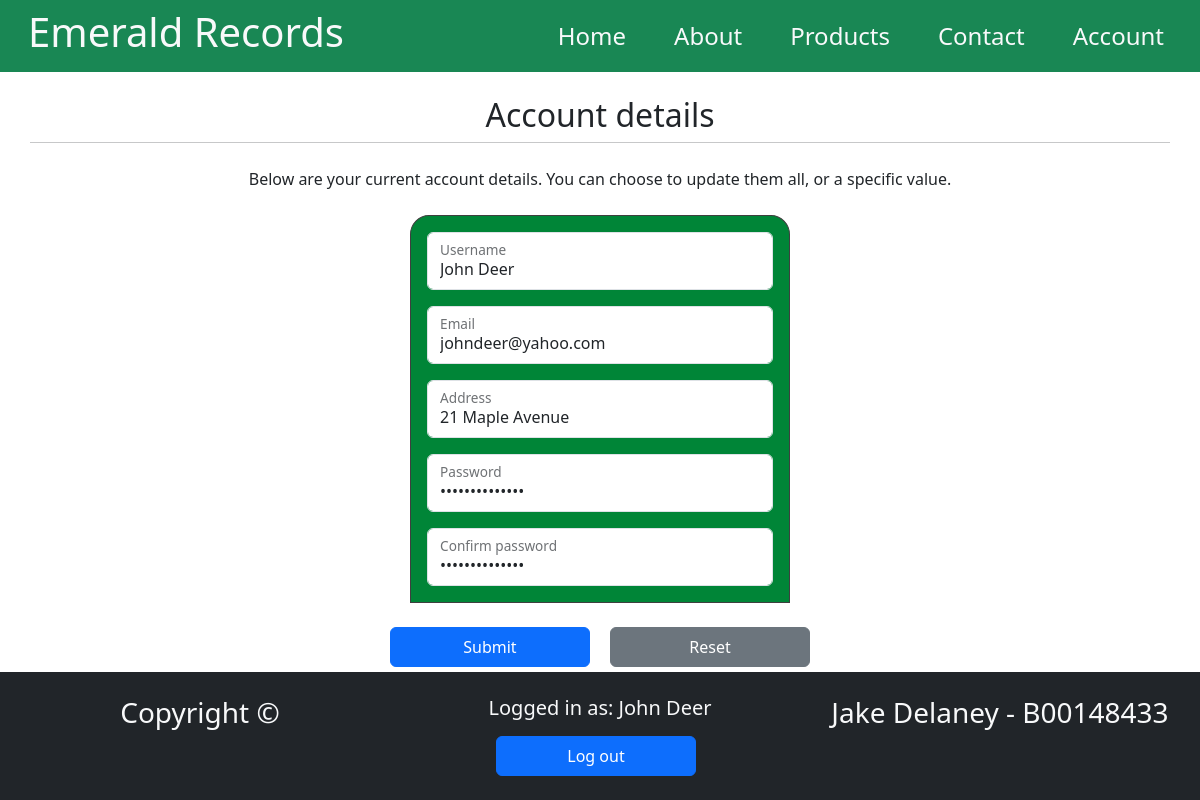
The app's page /account.php (signed in) with its own data.
### tables this page shows
CREATE TABLE users (
    user_id INT UNSIGNED AUTO_INCREMENT UNIQUE PRIMARY KEY,
    username VARCHAR(20) UNIQUE NOT NULL,
    email VARCHAR(50) UNIQUE NOT NULL,
    address VARCHAR(100) NOT NULL,
    password VARCHAR(60) NOT NULL
);

### src/sanitize.php (called while the page is built)
<?php
function sanitize($data) {
    $data = trim($data);
    $data = stripslashes($data);
    $data = htmlspecialchars($data, ENT_QUOTES | ENT_SUBSTITUTE, "UTF-8");
    return $data;
}
?>

### public/account.php (the view, shortened to what this page needs)
<?php
require_once("../templates/header-member.php");
?>
<?php
if(isset($_SESSION['username'])) {
    require_once('../src/sanitize.php');
    try {
        require_once('../src/DBconnect.php');
        $sql = "SELECT * FROM users WHERE username = :username";
        $statement = $connection->prepare($sql);
        $statement->bindParam(':username', $_SESSION['username'], PDO::PARAM_STR);
        $statement->execute();
        $result = $statement->fetchAll();
    } catch (PDOException $error) {
        echo $sql . "<br>" . $error->getMessage();
    }
}
?>
</head>
<body>
    <?php
    require_once("../templates/navbar.php");
    ?>
    <div class="container mt-4 text-center">
        <div class="row">
            <h2>Account details</h2>
            <hr>
        </div>
        <div class="row mt-2">
            <p>Below are your current account details. You can choose to update them all, or a specific value.</p>
            <div class="col-4 mx-auto form-container mt-2 p-3 gap-4">
                <?php foreach($result as $row) { ?>
                <form action="" method="POST" id="details-form">
                    <div class="form-floating">
                        <input name="username" type="text" class="form-control" id="floatingUserName" value="<?php echo sanitize($row['username']); ?>" required>
                        <label for="floatingUserName">Username</label>
                    </div>
                    <div class="form-floating mt-3">
                        <input name="email" type="email" class="form-control" id="floatingEmail" value="<?php echo sanitize($row['email']); ?>" required>
                        <label for="floatingEmail">Email</label>
                    </div>
                    <div class="form-floating mt-3">
                        <input name="address" type="text" class="form-control" id="floatingAddress" value="<?php echo sanitize($row['address']); ?>" required>
                        <label for="floatingAddress">Address</label>
                    </div>
                    <div class="form-floating mt-3">
                        <input name="password" type="password" class="form-control" id="floatingPassword" value="<?php echo sanitize($row['password']); ?>" required>
                        <label for="floatingPassword">Password</label>
                    </div>
                    <div class="form-floating mt-3">
                        <input name="password" type="password" class="form-control" id="floatingPasswordConfirm" value="<?php echo sanitize($row['password']); ?>" required>
                        <label for="floatingPasswordConfirm">Confirm password</label>
                    </div>
                </form>
                <?php } ?>
            </div>
        </div>
        <div class="row mt-4">
            <div class="col">
                <button name="update" type="submit" form="details-form" class="btn btn-primary me-2">Submit</button>
                <button type="reset" form="details-form" class="btn btn-secondary ms-2">Reset</button>
            </div>
        </div>
    </div>
<?php
    require_once("../templates/footer.php");
?>

### assets/css/style.css (style rules this page uses)
.form-container { border: 1.5px solid rgb(63, 63, 63); border-radius: 5% 5% 0 0; background-color: rgb(0, 133, 55); }
.btn { height: 40px; width: 200px; }

### records on screen
users: username "John Deer", email "johndeer@yahoo.com", address "21 Maple Avenue"

### other values on screen
$_SESSION['username'] "John Deer"
